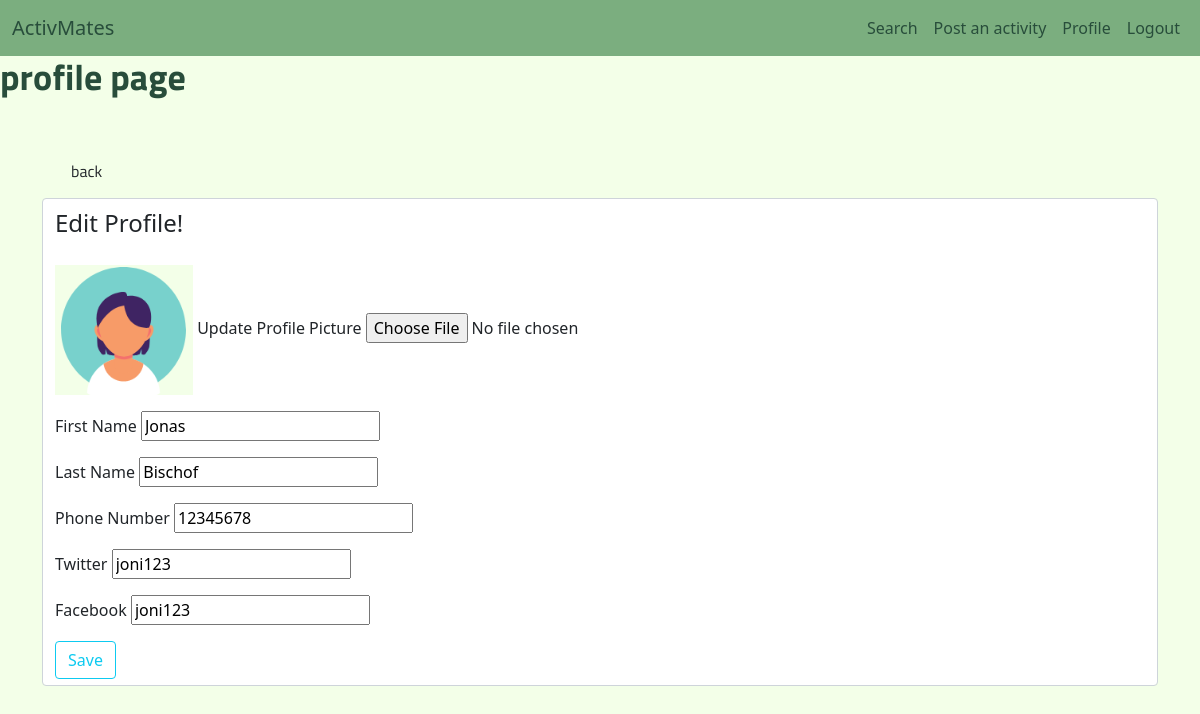
Screenshot of /edit-profile (signed in) with the database file from the repository.
### activmatesApp/models.py (models this page shows, shortened)
class Profile(db.Model):
    __tablename__ = 'profiles'
    id = db.Column(db.Integer, primary_key=True)
    first_name = db.Column(db.String(30), nullable=False)
    last_name = db.Column(db.String(30), nullable=False)
    image_file = db.Column(db.String(20), nullable=False,
                           default='default.png')
    phone_number = db.Column(db.Integer, nullable=False)
    twitter = db.Column(db.String(20), nullable=False)
    facebook = db.Column(db.String(20), nullable=False)
    user_id = db.Column(db.Integer, db.ForeignKey('users.id'), nullable=False)
    activity = db.relationship('Activity', backref='profile', lazy=True)

### activmatesApp/routes.py (the view)
@app.route('/edit-profile', methods=['GET', 'POST'])
@login_required
def edit_profile():
    form = ProfileForm()
    profile_data = current_user.profile
    for item in profile_data:
                display_profile_picture = item.image_file
    if form.validate_on_submit():
        if form.picture.data:
            picture_file = save_picture(form.picture.data)
            for item in profile_data:
                item.image_file=picture_file
        for item in profile_data:
            item.first_name = form.first_name.data
            item.last_name=form.last_name.data
            item.phone_number=form.phone_number.data
            item.twitter=form.twitter.data
            item.facebook=form.facebook.data
        db.session.commit()
        flash(
            f'profile updated!', 'success')
        return redirect(url_for('account_profile'))
    elif request.method == 'GET':
        for item in profile_data:
            form.first_name.data = item.first_name
            form.first_name.data = item.first_name
            form.last_name.data =  item.last_name
            form.phone_number.data = item.phone_number
            form.twitter.data = item.twitter
            form.facebook.data = item.facebook
    image_file = url_for('static', filename='images/profile-pics/' + display_profile_picture)
    return render_template('edit-profile.html',
                            form=form,
                            image_file=image_file,
                            title='Update profile',
                            map_key=app.config['GOOGLE_MAPS_API_KEY']
                            )

### activmatesApp/models.py (called while the page is built)
@login_manager.user_loader
def load_user(user_id):
    return User.query.get(int(user_id))

### activmatesApp/templates/edit-profile.html (shortened to what this page needs)
{% extends 'layout.html' %}
{% block body %}
<h1>profile page</h1>
    <div class="row content-section">
	<div class="col mt-3">
        <a class="nav-link" href="{{ url_for('account_profile') }}"><button class="btn info">back</button> </a>
		<form action="" enctype="multipart/form-data" method="POST">
			<fieldset class="form-control d-grid gap-3">
					<legend>
							Edit Profile!
					</legend>
					<div class="form-group profile-picture">
                        <img src=" {{ image_file }} " alt="">
                        {{ form.picture.label() }}
                        {{ form.picture(class="form-control-label") }}
					</div>
					<div class="form-group first-name">
                        {{ form.first_name.label(class="form-control-label") }}
							{% if form.first_name.errors %}
							{{ form.first_name(class="form-control-label is-invalid", placeholder="First Name") }}
							<div class="invalid-feedback">
									{% for error in form.first_name.errors %}
									<span>{{ error }}</span>
									{% endfor %}
							</div>
							{% else %}
							{{ form.first_name(class="form-control-label", placeholder="First Name") }}
							{% endif %}
					</div>
					<div class="form-group last-name">
                        {{ form.last_name.label(class="form-control-label") }}
							{% if form.last_name.errors %}
							{{ form.last_name(class="form-control-label is-invalid", placeholder="Last Name") }}
							<div class="invalid-feedback">
									{% for error in form.last_name.errors %}
									<span>{{ error }}</span>
									{% endfor %}
							</div>
							{% else %}
							{{ form.last_name(class="form-control-label", placeholder="Last Name") }}
							{% endif %}
					</div>
                <div class="form-group phone-number">
                    {{ form.phone_number.label(class="form-control-label") }}
                    {% if form.phone_number.errors %}
                    {{ form.phone_number(class="form-control-label is-invalid", placeholder="Phone Number") }}
                    <div class="invalid-feedback">
                            {% for error in form.phone_number.errors %}
                            <span>{{ error }}</span>
                            {% endfor %}
                    </div>
                    {% else %}
                    {{ form.phone_number(class="form-control-label", placeholder="Phone Number") }}
                    {% endif %}
                </div>
                <div class="form-group twitter">
                    {{ form.twitter.label(class="form-control-label") }}
                    {% if form.twitter.errors %}
                    {{ form.twitter(class="form-control-label is-invalid", placeholder="Twitter") }}
                    <div class="invalid-feedback">
                            {% for error in form.twitter.errors %}
                            <span>{{ error }}</span>
                            {% endfor %}
                    </div>
                    {% else %}
                    {{ form.twitter(class="form-control-label", placeholder="Twitter") }}
                    {% endif %}
                </div>
                <div class="form-group facebook">
                    {{ form.facebook.label(class="form-control-label") }}
                    {% if form.facebook.errors %}
                    {{ form.facebook(class="form-control-label is-invalid", placeholder="Facebook") }}
                    <div class="invalid-feedback">
                            {% for error in form.facebook.errors %}
                            <span>{{ error }}</span>
                            {% endfor %}
                    </div>
                    {% else %}
                    {{ form.facebook(class="form-control-label", placeholder="Facebook") }}
                    {% endif %}
                </div>
					<div class="form-group">
							{{ form.submit(class="btn btn-outline-info")}}
					</div>
			</fieldset>
        </form>
    </div>
</div>
{% endblock %}

### activmatesApp/static/css/main.css (style rules this page uses)
body { background-color: #f3ffe8; }
#navbar a, h1, h2, h3, h4, h5 { color: #284d3b; }
.content-section { margin: 30px; }
h1, h2, h3, h4, h5, button { font-family: 'Titillium Web', sans-serif; line-height: 42px; }
h1 { font-size: 36px; font-weight: 700; }

### rows the page displays
Profile: first_name "Jonas", last_name "Bischof", phone_number "12345678", twitter "joni123", facebook "joni123"
